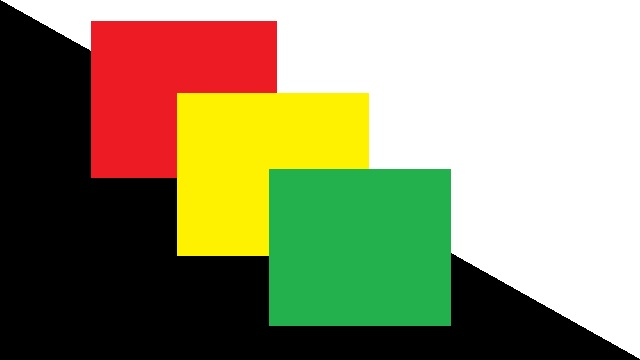
#> input picture python/ImageToFMEM/Untitled.jpg, 640 x 360 px
$ python img2fmem.py Untitled.jpg 5 out.png 5
#> lines starting #> are read from the running program, lines starting #| are printed output that depends on the picture
#!/usr/bin/env python3

# img2fmem.py - image to FPGA memory map converter 2020 edition
# By Will Green - https://timetoexplore.net
# Copyright (c) 2020, Will Green, Licensed under BSD 3-Clause License
# For latest version and docs visit https://github.com/WillGreen/fpgatools

import os
import sys
from PIL import Image

if (len(sys.argv) != 4 and len(sys.argv) != 5):
    print("Convert image files to FPGA memory maps in $readmemh or Xilinx COE format.")
    print("usage: img2fmem.py image_file colour_bits output_format palette_bits")
    print("         image_file: source image file name")
    print("         colour_bits: number of colour index bits per pixel: 4, 6, or 8")
    print("         output_format: mem or coe")
    print("         palette_bits: number of palette bits: 12 (default) or 24")
    print("\nExample: img2fmem.py test.png 8 mem 24")
    sys.exit()

MESSAGE = "Generated by img2fmem.py - https://github.com/WillGreen/fpgatools\n"

input_file = sys.argv[1]
base_name = os.path.splitext(input_file)[0]

colour_bits = int(sys.argv[2])
if colour_bits == 4:
    pal_size = 16
elif colour_bits == 6:
    pal_size = 64
else:
    pal_size = 256      # default to 8-bit
    colour_bits = 8     # explicitly assign a value so we can use in COE format

output_format = sys.argv[3]

palette_bits = 12       # default to 12 bit output (4 bits per colour) - as in 2018 version
if len(sys.argv) == 5:
    palette_bits = int(sys.argv[4])
    if palette_bits != 24:  # 24 bit output (8 bits per colour)
        palette_bits = 12   # 12 bit output (4 bits per colour)

# load source image
source_img = Image.open(input_file)
#> source_img is the input picture: PIL image 640x360 RGB; mean R, G, B 146.1, 143.8, 108.6
prev_img = source_img.copy()  # take a copy for later preview process
(width, height) = source_img.size
#> width = 640; height = 360
pixels = source_img.load()

# Reduce to 12-bit precision (4-bit per colour) in range 0-15 if required
if (palette_bits == 12):
    for x in range(width):
        for y in range(height):
            pixels[x, y] = tuple([p // 16 for p in pixels[x, y]])

# Convert to limited colour palette
dest_img = source_img.convert('P', palette=Image.ADAPTIVE, colors=pal_size)
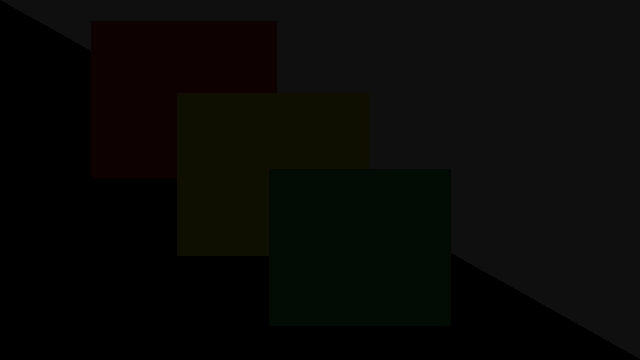
#> dest_img: PIL image 640x360 P; mean R, G, B 8.6, 8.55, 6.31
dest_pal = dest_img.palette.palette

# Generate hex image output
image_data = dest_img.getdata()
image_output = ''

if output_format == 'mem':
    image_output += "// " + MESSAGE
    for d in image_data:
        image_output += "{:X}\n".format(d)
elif output_format == 'coe':
    image_output += "; " + MESSAGE
    image_output += "memory_initialization_radix={:d};\n".format(colour_bits)
    image_output += "memory_initialization_vector=\n"
    for d in image_data:
        image_output += "{:X},\n".format(d)
    # replace last comma with semicolon to complete coe statement
    image_output = image_output[:-2]
    image_output += ";\n"
else:
    print("Error: output_format should be mem or coe.")
    sys.exit()
#> (the program exits here)
